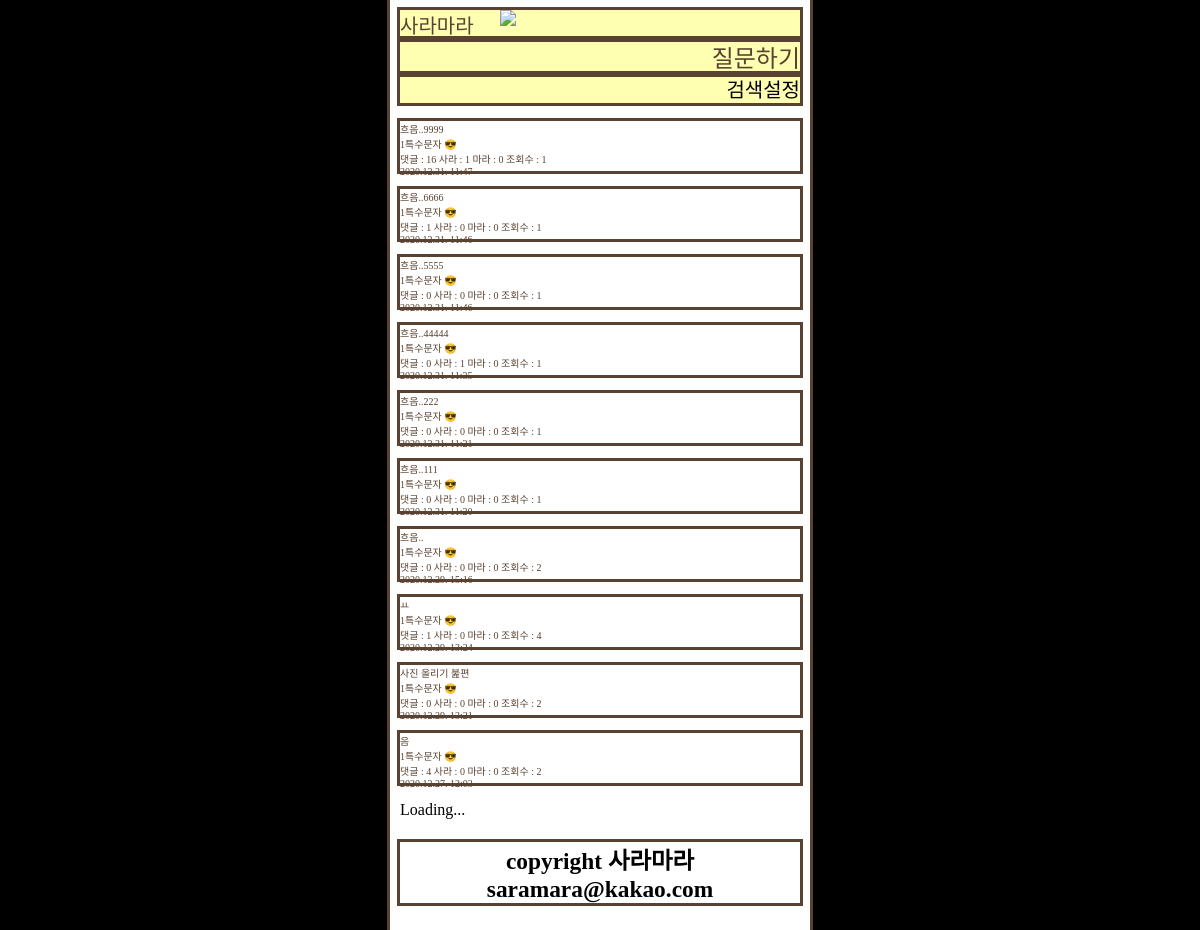
Before: / with the older database file.
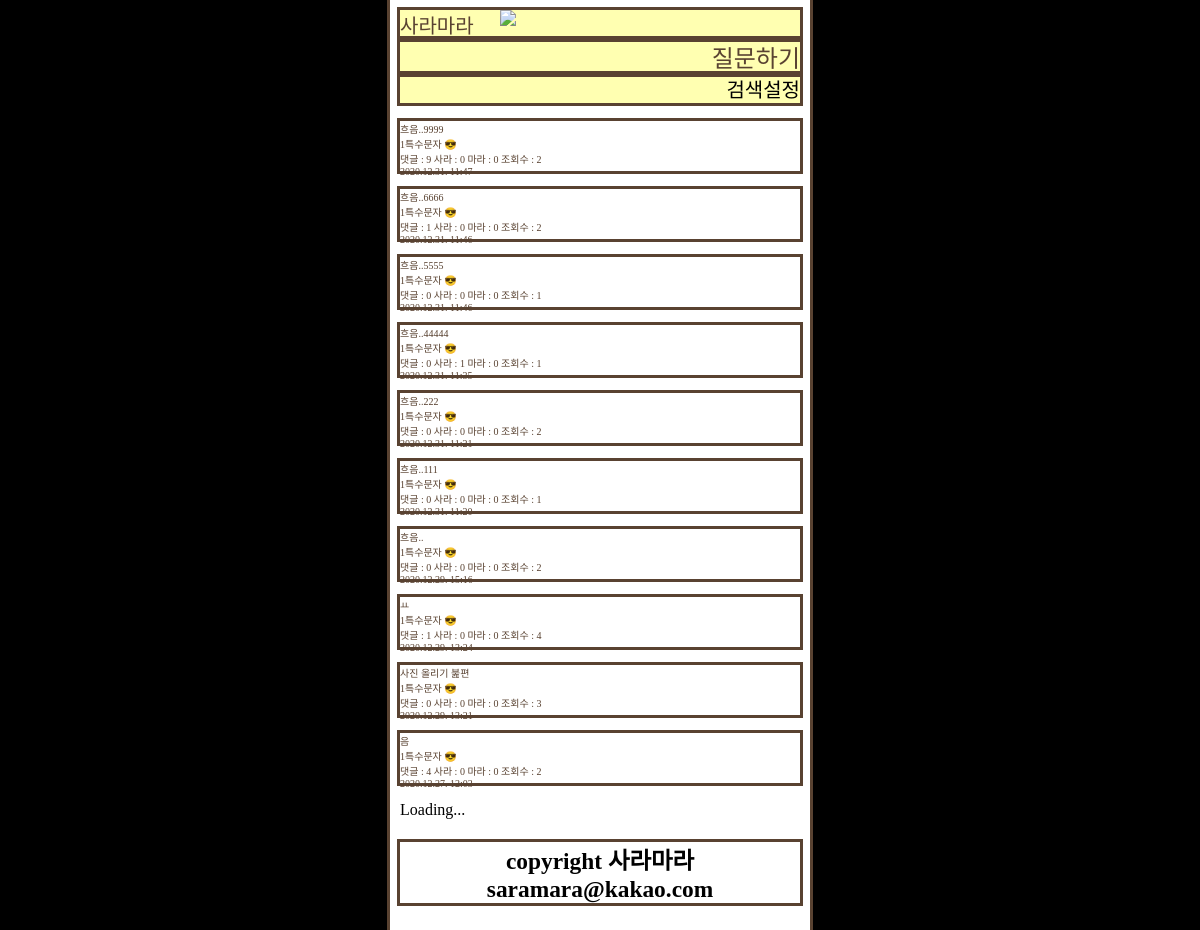
After: the same page with the newer database file.
### posts/models.py (models this page shows, shortened)
class Post(models.Model):
    author = models.ForeignKey(
        settings.AUTH_USER_MODEL, on_delete=models.CASCADE)  # settings.py 에 AUTH_USER_MODEL 확인 추천!
    title = models.CharField(max_length=128)
    price = models.CharField(max_length=128, blank=True, null=True)
    brand = models.CharField(max_length=128, blank=True, null=True)
    link = models.CharField(
        max_length=128, blank=True, null=True)
    ckcontent = RichTextUploadingField(blank=True, null=True)
    pub_date = models.DateTimeField(auto_now_add=True,
                                    verbose_name='date published')  # , input_formats="'%Y.%m.%d. T%H:%M"
    sara_users = models.ManyToManyField(
        settings.AUTH_USER_MODEL, related_name="sara_voter")  # [] 의 형태로 사용자를 담는다
    mara_users = models.ManyToManyField(
        settings.AUTH_USER_MODEL, related_name="mara_Voter")  # [] 의 형태로 사용자를 담는다
    view_cnt = models.IntegerField(default=0)
    CATEGORY_CHOICES = (
        ('상의', '상의'),
        ('하의', '하의'),
        ('신발', '신발'),
        ('기타', '기타'),
    )
    category = models.CharField(
        max_length=128, choices=CATEGORY_CHOICES, default='상의', null=False)
    @property
    def get_pub_date(self):
        print(type(self.pub_date))
        return self.pub_date.strftime("%Y.%m.%d. %H:%M")
    @property
    def comment_cnt(self):
        return self.comment_set.all().count()
    @property
    def sara_cnt(self):
        return self.sara_users.all().count()
    @property
    def mara_cnt(self):
        return self.mara_users.all().count()
    class Meta:
        ordering = ['-id']

class User(AbstractUser):
    kakao_unique_id = models.CharField(
        max_length=128, blank=True, null=True, default="")
    kakao_access_token = models.CharField(
        max_length=128, blank=True, null=True, default="")
    profile_image = models.ImageField(
        blank=True, null=True, upload_to='profile_image', default="C:\django_project\django_project\media\profile_image\saramara_defaults.jpg")
    gender = models.CharField(
        max_length=128, blank=True, null=True, default="")
    email = models.EmailField(
        max_length=128, blank=True, null=True, default="")
    birthday = models.CharField(
        max_length=128, blank=True, null=True, default="0101")
    birthyear = models.CharField(
        max_length=128, blank=True, null=True, default=str(randint(1950, 2010)))

### posts/views.py (the view)
# urls.py: path('', views.IndexView.as_view(), name='index'),
class IndexView(generic.ListView):
    model = Post
    template_name = 'posts/index.html'
    context_object_name = 'post_objects'
    paginate_by = 10
    def get(self, request, *args, **kwargs):
        timerange = request.GET.get('timerange')
        timerange_list = ['1일', '7일', '30일']
        drone = request.GET.get('drone')
        drone_list = ['view_cnt', 'comment_cnt', 'sara_cnt', 'mara_cnt']
        category = request.GET.get('category')
        category_list = ['상의', '하의', '신발', '기타']
        keyword = request.GET.get('keyword')
        if timerange in timerange_list:
            self.queryset = self.get_queryset().filter(
                pub_date__gte=datetime.now()-timedelta(days=int(timerange[:-1])))
        if category in category_list:
            self.queryset = self.get_queryset().filter(category=category)
        if keyword:
            self.queryset = self.get_queryset().filter(Q(title__icontains=keyword)
                                                       | Q(ckcontent__icontains=keyword))
        if drone in drone_list:
            self.queryset = self.get_queryset().order_by('-'+drone)
        return super(IndexView, self).get(request, *args, **kwargs)

### posts/context_processors.py (called while the page is built)
def kakao_login_key(request):
    return {'javascript_sdk_key': str(secrets["kakao"]["javascript_key"])}

### posts/templates/posts/index.html (shortened to what this page needs)
{% extends 'posts/base.html' %} {% block content %}
<div class="ask-list" style="font-size: 2vw">
  {% if user.is_authenticated %}
  <a href="{% url 'posts:ask' %}">질문하기</a>
  {% comment %} forward to ask page {% endcomment %} {% else %}
  <a href="{% url 'posts:signin' %}">질문하기</a>
   {% endif %}
</div>
<div id="search-button">검색설정</div>
<br />
<div class="items-wrap infinite-container">
  {% if post_objects %}  {% for post in post_objects %}
    <a class="infinite-item" href="{% url 'posts:detail' post.id %}"
      ><div class="single-item">
        {{post.title|upper}} <br />
        {{post.author}}<br />
        {% comment %} {{post.ckcontent|truncatewords:2}} {% endcomment %} 댓글 :
        {{post.comment_cnt}} 사라 : {{post.sara_cnt}} 마라 : {{post.mara_cnt}}
        조회수 : {{post.view_cnt}}<br />
        {{post.get_pub_date}}
      </div>
      <br />
    </a>
    {% endfor %}
    <div class="d-flex justify-content-center" style="display: div">
      <div class="spinner-border" role="status">
        <span class="sr-only">Loading...</span>
      </div>
    </div>
   {% else %}
  <p>no posts are available</p>
  {% endif %}
</div>
{% endblock %}

Changed rows visible on the page:
changed Post "흐음..9999": comment_cnt "16" → "9"; sara_cnt "1" → "0"; view_cnt "1" → "2"
changed Post "흐음..6666": view_cnt "1" → "2"
changed Post "흐음..222": view_cnt "1" → "2"
changed Post "사진 올리기 붎편": view_cnt "2" → "3"
